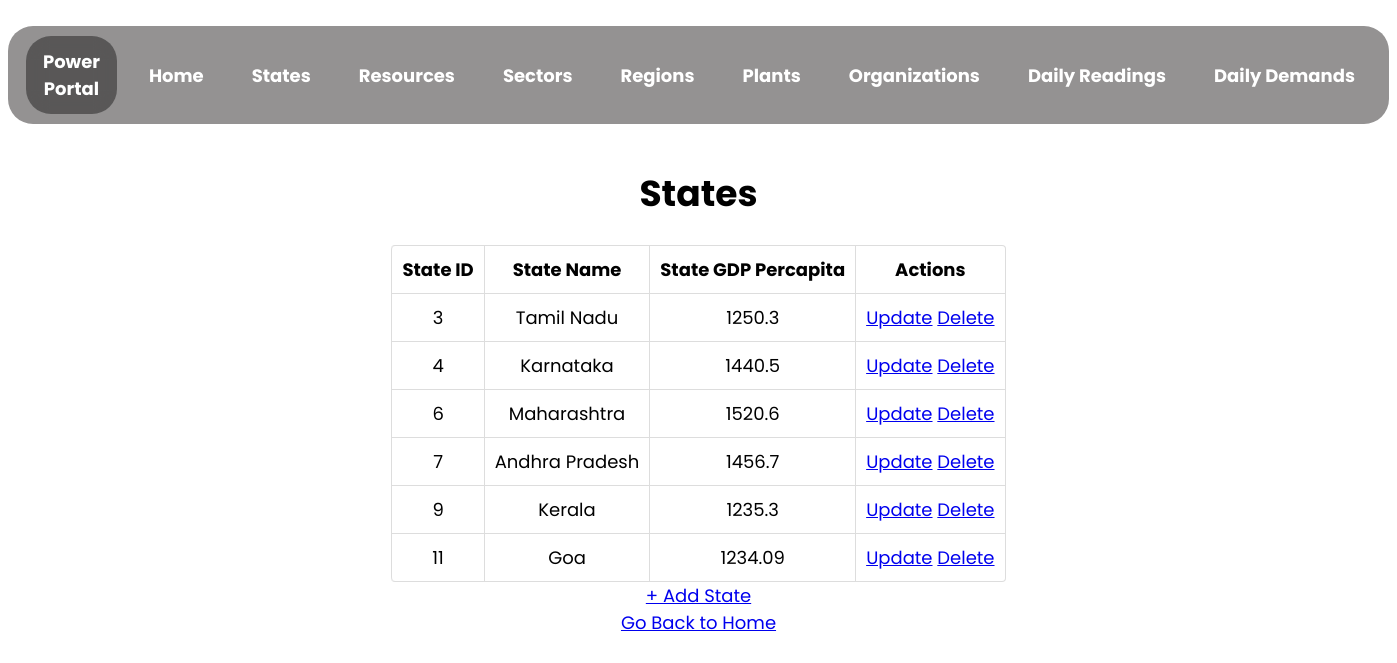
Before: /state with the older database file.
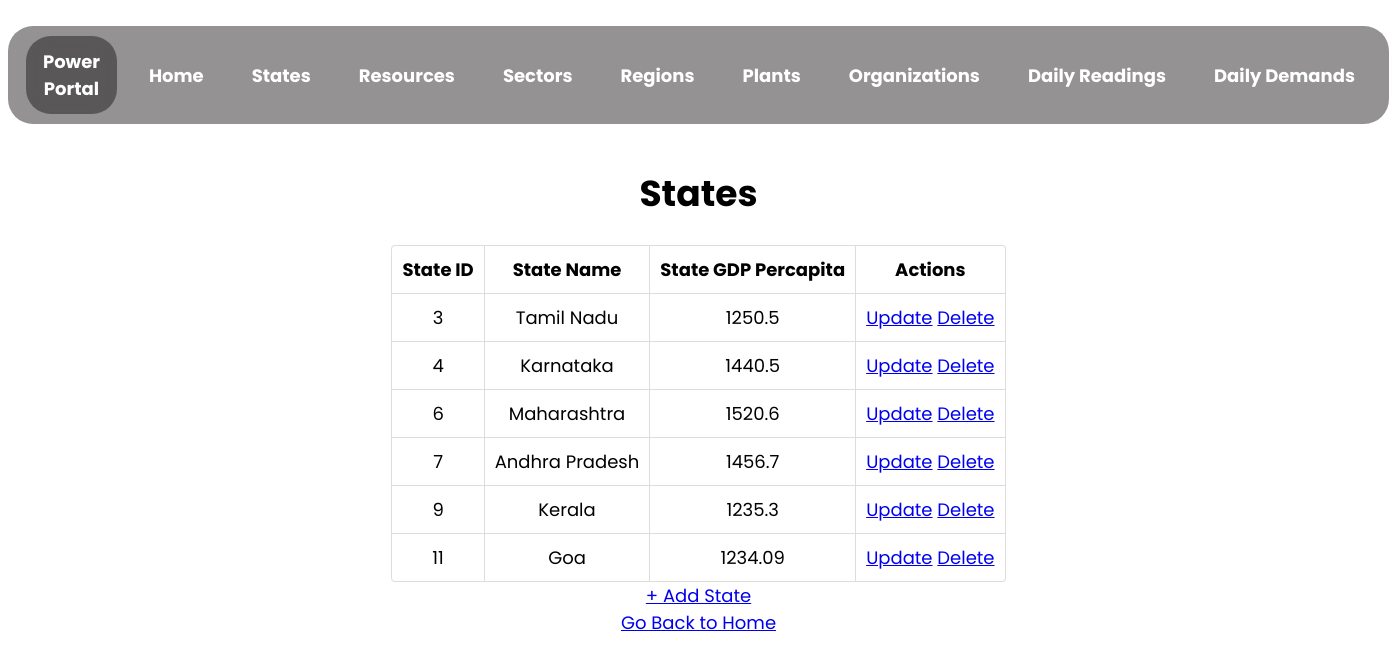
After: the same page with the newer database file.
### app.py (models this page shows)
class State(db.Model):
    __tablename__ = "states"
    state_id = db.Column(db.Integer, autoincrement = True, primary_key = True, unique = True, nullable = False)
    state_name = db.Column(db.String, nullable = False, unique = True)
    gdp_state_percapita = db.Column(db.Float)

### app.py (the view)
@app.route("/state", methods = ["GET"])
def view_state():
    state_list = State.query.all()
    return render_template(
        "view_state.html",
        state_list = state_list
    )

### templates/view_state.html (shortened to what this page needs)
<!DOCTYPE html>
<html lang="en">
  <head>
    <link rel="stylesheet" href="../static/assets/view.css">
  </head>
  <body>
    <nav>
      <ul class="menu-bar">
        <div class="logo">
          <a href="/">Power Portal </a>
        </div>
        <li><a href="/">Home</a></li>
        <li><a href="/state">States</a></li>
        <li><a href="/resource">Resources</a></li>
        <li><a href="/sector">Sectors</a></li>
        <li><a href="/region">Regions</a></li>
        <li><a href="/plant">Plants</a></li>
        <li><a href="/organization">Organizations</a></li>
        <li><a href="/daily_reading">Daily Readings</a></li>
        <li><a href="/daily_demand">Daily Demands</a></li>
      </ul>
    </nav>
    <h1 style="text-align: center">States</h1>
    {% if state_list | length == 0 %}
        <p>No States Found! Add the states now!</p>
        <a href="/state/create" type="button">+ Add State</a>
    {% else %}
    <table id="state-detail">
      <thead>
        <th>State ID</th>
        <th>State Name</th>
        <th>State GDP Percapita</th>
        <th>Actions</th>
      </thead>
      {% for state in state_list %}
      <tr>
        <td>{{state["state_id"]}}</td>
        <td>{{state["state_name"]}}</td>
        <td>{{state["gdp_state_percapita"]}}</td>
        <td>
            <a href="/state/{{state['state_id']}}/update" type="button">Update</a>
            <a href="/state/{{state['state_id']}}/delete" type="button">Delete</a>
        </td>
      </tr>
      {% endfor %}
    </table>
    <a href="/state/create" type="button">+ Add State</a>
    {% endif %}
    <br>
    <a href="/">Go Back to Home</a>
  </body>
</html>

Changed rows visible on the page:
changed State "Tamil Nadu": gdp_state_percapita "1250.3" → "1250.5"
